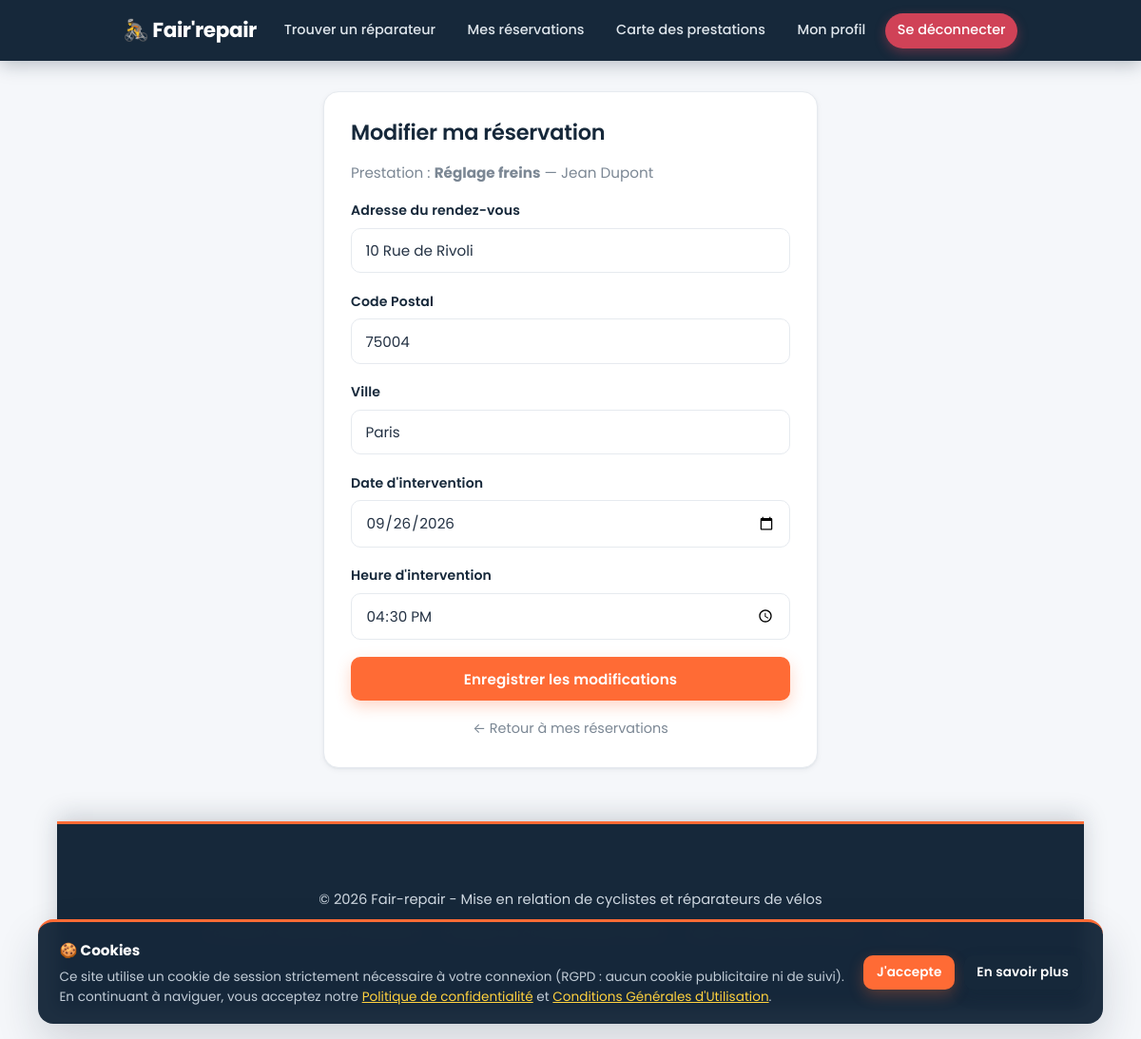
Screenshot of /modifier_reservation.php?id=3 (signed in) with the database file from the repository.
### tables this page shows
CREATE TABLE `reservations` (
  `id` int unsigned NOT NULL AUTO_INCREMENT,
  `client_id` int unsigned NOT NULL,
  `service_id` int unsigned NOT NULL,
  `adresse` varchar(255) NOT NULL,
  `code_postal` varchar(10) NOT NULL,
  `ville` varchar(100) NOT NULL,
  `date_intervention` date NOT NULL,
  `heure_intervention` time NOT NULL,
  `type` enum('immediate','planifiee') NOT NULL DEFAULT 'planifiee',
  `statut` enum('en_attente','confirmee','annulee','terminee') NOT NULL DEFAULT 'en_attente',
  `montant` decimal(10,2) NOT NULL,
  `created_at` timestamp NULL DEFAULT CURRENT_TIMESTAMP,
  `updated_at` timestamp NULL DEFAULT CURRENT_TIMESTAMP ON UPDATE CURRENT_TIMESTAMP,
  PRIMARY KEY (`id`),
  KEY `idx_client` (`client_id`),
  KEY `idx_service` (`service_id`),
  KEY `idx_statut` (`statut`),
  CONSTRAINT `fk_reserv_client` FOREIGN KEY (`client_id`) REFERENCES `users` (`id`) ON DELETE CASCADE,
  CONSTRAINT `fk_reserv_service` FOREIGN KEY (`service_id`) REFERENCES `services` (`id`) ON DELETE CASCADE
);

CREATE TABLE `services` (
  `id` int unsigned NOT NULL AUTO_INCREMENT,
  `user_id` int unsigned NOT NULL,
  `titre` varchar(150) NOT NULL,
  `description` text NOT NULL,
  `tarif` decimal(10,2) NOT NULL,
  `rayon` int unsigned NOT NULL DEFAULT '10',
  `image` varchar(255) DEFAULT NULL,
  `created_at` timestamp NULL DEFAULT CURRENT_TIMESTAMP,
  `updated_at` timestamp NULL DEFAULT CURRENT_TIMESTAMP ON UPDATE CURRENT_TIMESTAMP,
  PRIMARY KEY (`id`),
  KEY `idx_user` (`user_id`),
  CONSTRAINT `fk_services_user` FOREIGN KEY (`user_id`) REFERENCES `users` (`id`) ON DELETE CASCADE
);

CREATE TABLE `users` (
  `id` int unsigned NOT NULL AUTO_INCREMENT,
  `prenom` varchar(100) NOT NULL,
  `nom` varchar(100) NOT NULL,
  `adresse` varchar(255) NOT NULL,
  `code_postal` varchar(10) NOT NULL,
  `ville` varchar(100) NOT NULL,
  `email` varchar(190) NOT NULL,
  `telephone` varchar(20) NOT NULL,
  `mot_de_passe` varchar(255) NOT NULL,
  `reset_token` varchar(255) DEFAULT NULL,
  `reset_expires` datetime DEFAULT NULL,
  `role` enum('client','reparateur') NOT NULL DEFAULT 'client',
  `latitude` decimal(10,7) DEFAULT NULL,
  `longitude` decimal(10,7) DEFAULT NULL,
  `created_at` timestamp NULL DEFAULT CURRENT_TIMESTAMP,
  `updated_at` timestamp NULL DEFAULT CURRENT_TIMESTAMP ON UPDATE CURRENT_TIMESTAMP,
  PRIMARY KEY (`id`),
  UNIQUE KEY `email` (`email`),
  KEY `idx_role` (`role`),
  KEY `idx_ville` (`ville`)
);

### modifier_reservation.php (the view, shortened to what this page needs)
<?php
require_once 'db.php';
$client_id = (int) $_SESSION['user_id'];
$reservation_id = intval($_GET['id'] ?? $_POST['id'] ?? 0);
$stmt = $pdo->prepare("
    SELECT r.*, s.titre, u.prenom, u.nom
    FROM reservations r
    JOIN services s ON r.service_id = s.id
    JOIN users u ON s.user_id = u.id
    WHERE r.id = ? AND r.client_id = ? AND r.statut = 'en_attente'
");
$stmt->execute([$reservation_id, $client_id]);
$reservation = $stmt->fetch();
require_once 'header.php';
?>
<div class="card" style="max-width: 520px; margin: 2rem auto;">
    <h1 style="font-size: 1.4rem; margin-bottom: 1rem;">Modifier ma réservation</h1>
    <p class="muted" style="margin-bottom: 1rem;">
        Prestation : <strong><?= htmlspecialchars($reservation['titre']) ?></strong>
        — <?= htmlspecialchars($reservation['prenom'] . ' ' . $reservation['nom']) ?>
    </p>
    <form method="POST">
        <div class="field"><label>Adresse du rendez-vous</label><input type="text" name="adresse" value="<?= htmlspecialchars($reservation['adresse']) ?>" required></div>
        <div class="field"><label>Code Postal</label><input type="text" name="code_postal" value="<?= htmlspecialchars($reservation['code_postal']) ?>" required></div>
        <div class="field"><label>Ville</label><input type="text" name="ville" value="<?= htmlspecialchars($reservation['ville']) ?>" required></div>
        <div class="field"><label>Date d'intervention</label><input type="date" name="date_intervention" min="<?= date('Y-m-d') ?>" value="<?= htmlspecialchars($reservation['date_intervention']) ?>" required></div>
        <div class="field"><label>Heure d'intervention</label><input type="time" name="heure_intervention" value="<?= htmlspecialchars(substr($reservation['heure_intervention'], 0, 5)) ?>" required></div>
        <button type="submit" class="btn btn-block">Enregistrer les modifications</button>
    </form>
    <p style="margin-top: 1rem; text-align: center;">
        <a href="mes_reservations.php" class="muted">← Retour à mes réservations</a>
    </p>
</div>
<?php require_once 'footer.php'; ?>

### style.css (style rules this page uses)
:root { --primary: #ff6b35; --primary-hover: #e8571f; --primary-soft: rgba(255, 107, 53, 0.12); --secondary: #16283a; --secondary-hover: #0e1c2b; --accent: #ffd23f; --bg-color: #f5f7fa; --card-bg: #ffffff; --text-color: #243244; --text-muted: #7b8794; --border-color: #e6eaef; --danger: #e0455a; --warning: #f5a524; --info: #2f9fd0; --success: #1f9d63; --gray: #8a94a0; --radius: 16px; --radius-sm: 10px; --shadow-sm: 0 1px 2px rgba(22, 40, 58, .05), 0 2px 6px rgba(22, 40, 58, .05); --shadow-md: 0 8px 22px rgba(22, 40, 58, .09); --shadow-lg: 0 20px 45px rgba(22, 40, 58, .16); --transition: .2s cubic-bezier(.4, 0, .2, 1); }
* { box-sizing: border-box; margin: 0; padding: 0; font-family: 'Poppins', 'Segoe UI', system-ui, -apple-system, sans-serif; }
html { scroll-behavior: smooth; }
body { background-color: var(--bg-color); color: var(--text-color); line-height: 1.65; -webkit-font-smoothing: antialiased; text-rendering: optimizeLegibility; }
h1, h2, h3, h4 { color: var(--secondary); font-weight: 600; line-height: 1.25; letter-spacing: -.01em; }
a { color: var(--info); text-decoration: none; transition: color var(--transition); }
.card, .welcome-card { position: relative; background: var(--card-bg); padding: 1.75rem; border-radius: var(--radius); border: 1px solid var(--border-color); box-shadow: var(--shadow-sm); margin-bottom: 1.5rem; overflow: hidden; transition: transform var(--transition), box-shadow var(--transition), border-color var(--transition); }
.card p { font-size: .95rem; }
.btn { display: inline-block; padding: .72rem 1.35rem; background-color: var(--primary); color: #fff; border: none; border-radius: var(--radius-sm); font-weight: 600; font-size: .95rem; letter-spacing: .01em; cursor: pointer; text-align: center; text-decoration: none; box-shadow: 0 6px 16px rgba(255, 107, 53, .28); transition: background var(--transition), transform var(--transition), box-shadow var(--transition); }
.btn-block { width: 100%; }
.field { margin-bottom: 1.15rem; }
label { display: block; margin-bottom: .4rem; font-weight: 600; font-size: .88rem; color: var(--secondary); letter-spacing: .01em; }
input[type="text"], input[type="email"], input[type="password"], input[type="number"], input[type="date"], input[type="time"], select, textarea { width: 100%; padding: .7rem .9rem; border: 1.5px solid var(--border-color); border-radius: var(--radius-sm); font-size: .95rem; background-color: #fff; color: var(--text-color); transition: border-color var(--transition), box-shadow var(--transition); }
input::placeholder, textarea::placeholder { color: #a7b0ba; }
.muted { color: var(--text-muted); font-size: .9rem; }

### rows the page displays
reservations: service.titre "Réglage freins", users.prenom+nom "Jean Dupont", adresse "10 Rue de Rivoli", code_postal "75004", ville "Paris", date_intervention "09/26/2026", heure_intervention "16:30"
